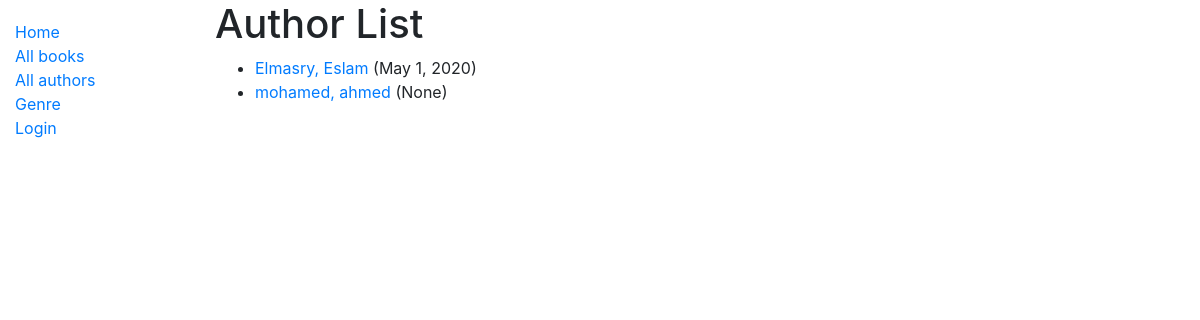
Screenshot of /catalog/authors/ with the database file from the repository.
### catalog/models.py (models this page shows, shortened)
class Author(models.Model):
    first_name = models.CharField(max_length=100)
    last_name = models.CharField(max_length=100)
    date_of_birth = models.DateField(null=True, blank=True)
    date_of_death = models.DateField('Died', null=True, blank=True)
    class Meta:
        ordering = ['last_name', 'first_name']
    def get_absolute_url(self):
        return reverse('author-detail', args=[str(self.id)])

### catalog/views.py (the view)
# urls.py: path('authors/', views.AuthorListView.as_view(), name='authors'),
class AuthorListView(generic.ListView):
    model = Author
    paginate_by = 10

### catalog/templates/catalog/author_list.html
{% extends "base_generic.html" %}
{% block content %}
  <h1>Author List</h1>
  {% if author_list %}
  <ul>
    {% for author in author_list %}
      <li>
        <a href="{{ author.get_absolute_url }}">{{ author.last_name}}, {{ author.first_name }}</a> ({{author.date_of_birth}})
      </li>
    {% endfor %}
  </ul>
  {% else %}
    <p>There are no authors in the library.</p>
  {% endif %}
{% endblock %}

### rows the page displays
Author: last_name "Elmasry", first_name "Eslam", date_of_birth "May 1, 2020"
Author: last_name "mohamed", first_name "ahmed", date_of_birth "None"
